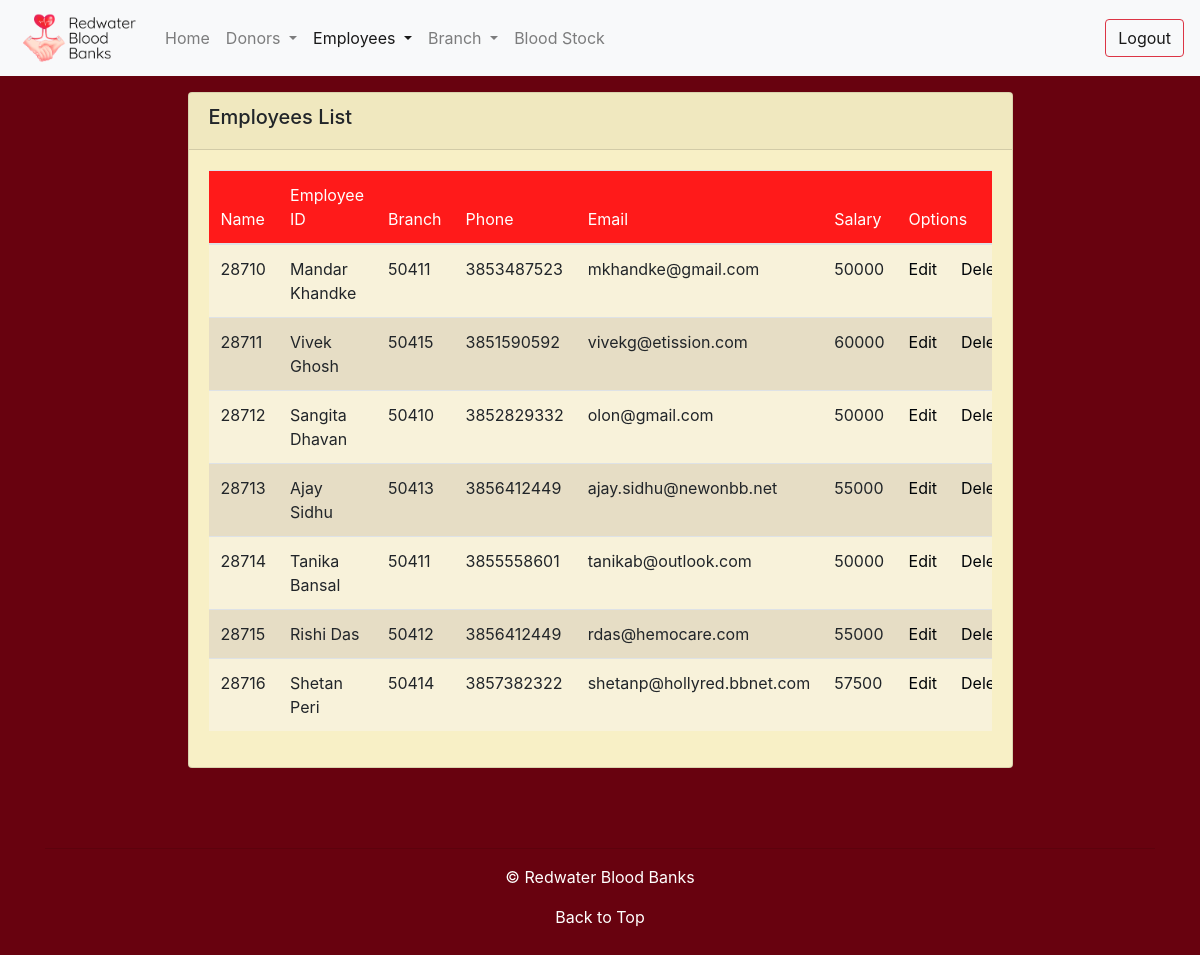
/admin/employee.php (signed in), run on the app's committed database.
### tables this page shows
CREATE TABLE `employee` (
  `Emp_ID` varchar(5) NOT NULL,
  `Name` varchar(50) NOT NULL,
  `Branch` bigint NOT NULL,
  `Phone` varchar(10) NOT NULL,
  `Email` varchar(50) NOT NULL,
  `Salary` int NOT NULL
);

### admin/php/DBConnect.php (called while the page is built, shortened)
<?php
class DBConnect {
    private $db = NULL;
    public function __construct() {
        $dsn = 'mysql:dbname=' . self::DB_NAME . ';host=' . self::DB_SERVER;
        try {
            $this->db = new PDO($dsn, self::DB_USER, self::DB_PASSWORD);
        } catch (PDOException $e) {
            throw new Exception('Connection failed: ' .
            $e->getMessage());
        }
        return $this->db;
    }
    public function getEmployees(){
        $stmt = $this->db->prepare("SELECT * FROM employee");
        $stmt->execute();
        return $stmt->fetchAll();
    }
}

### admin/employee.php (the view, shortened to what this page needs)
<?php
require_once 'php/DBConnect.php';
$db = new DBConnect();
$db->auth();
$employees = $db->getEmployees();
include 'layout/_header.php';
include 'layout/navbar.php';
?>
<div class="container my-3">
    <div class="row justify-content-center mb-2">
        <div class="col-sm-9">
                        <div class="card ">
                <div class="card-header">
                    <h5>Employees List</h5>
                </div>
                <div class="card-body">
                    <?php if(isset($employees)): ?>
                    <div class="table-responsive">
                        <table class="table table-condensed">
                            <thead>
                            <th>Name</th>
                            <th>Employee ID</th>
                            <th>Branch</th>
                            <th>Phone</th>
                            <th>Email</th>
                            <th>Salary</th>
                            <th colspan=2>Options</th>
                            </thead>
                            <tbody>
                                <?php $i = 0; ?>
                                <?php foreach($employees as $e): ++$i; ?>
                                <tr class="<?php if($i&1) {echo "tr";} else {echo "tr-next";} ?>">
                                    <td><?php echo $e['Emp_ID']; ?></td>
                                    <td><?php echo $e['Name']; ?></td>
                                    <td><?php echo $e['Branch']; ?></td>
                                    <td><?php echo $e['Phone']; ?></td>
                                    <td><?php echo $e['Email']; ?></td>
                                    <td><?php echo $e['Salary']; ?></td>
                                    <td><a href="edit.php?id=<?php echo $e['Emp_ID']; ?>" style="color: #000407">Edit</a></td>
                                    <td><a href="delete.php?id=<?php echo $e['Emp_ID']; ?>" style="color: #000407">Delete</a></td>
                                </tr>
                                <?php endforeach; ?>
                            </tbody>
                        </table>
                    </div>
                    <?php endif; ?>
                </div>
            </div>
        </div>
    </div>
</div>
<?php include 'layout/_footer.php'; ?>

### admin/css/mystyle.css (style rules this page uses)
body { background-color: #68020f; }
div.card { background-color: #f8f0c6; }
a { text-decoration: none; }
thead, thead th { background-color: #ff1a1a; color: #fffffe; font-weight: normal; }
.tr { background-color: #f8f2da; }
.tr-next { background-color: #e6ddc5; }
footer div, a { color: #fffffe; }

### data on the page
employee: Emp_ID "28710", Name "Mandar Khandke", Branch "50411", Phone "3853487523", Email "mkhandke@gmail.com", Salary "50000"
employee: Emp_ID "28711", Name "Vivek Ghosh", Branch "50415", Phone "3851590592", Email "vivekg@etission.com", Salary "60000"
employee: Emp_ID "28712", Name "Sangita Dhavan", Branch "50410", Phone "3852829332", Email "olon@gmail.com", Salary "50000"
employee: Emp_ID "28713", Name "Ajay Sidhu", Branch "50413", Phone "3856412449", Email "ajay.sidhu@newonbb.net", Salary "55000"
employee: Emp_ID "28714", Name "Tanika Bansal", Branch "50411", Phone "3855558601", Email "tanikab@outlook.com", Salary "50000"
employee: Emp_ID "28715", Name "Rishi Das", Branch "50412", Phone "3856412449", Email "rdas@hemocare.com", Salary "55000"
employee: Emp_ID "28716", Name "Shetan Peri", Branch "50414", Phone "3857382322", Email "shetanp@hollyred.bbnet.com", Salary "57500"
